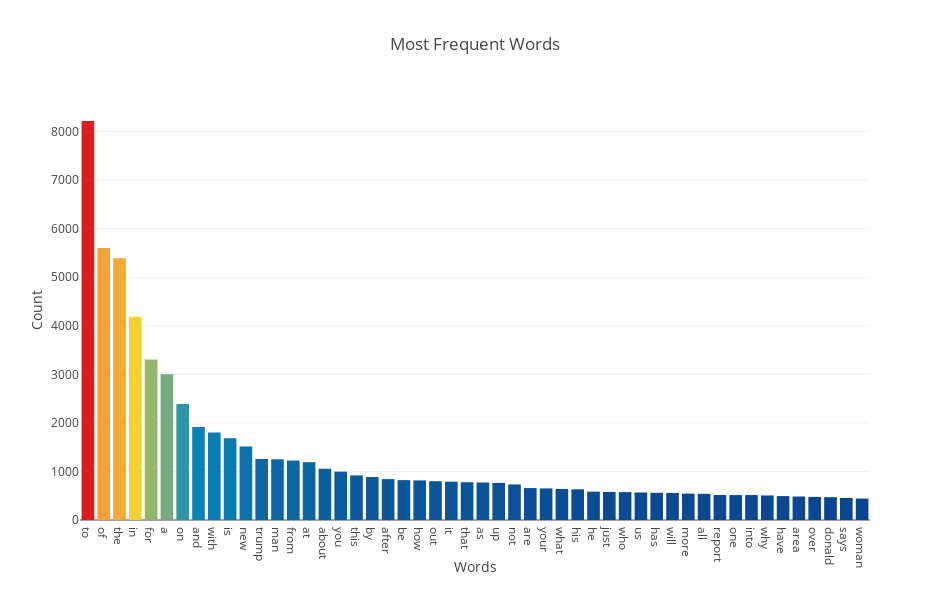

The code cell stored with this chart in its notebook:
### Code cell
trace0 = go.Bar(x = allWords_df['index'][0:50] , y = allWords_df[0][0:50], marker = dict(color = allWords_df[0]
                                                                                   , colorscale = 'Portland')
                                                                                , name = 'Top 50 Frequent Headline Words')

data = [trace0]

layout = go.Layout(title = 'Most Frequent Words',
                   width = 950,
                   height = 600,
                   xaxis = dict(title = 'Words', nticks = 50),
                  yaxis= dict(title = 'Count'),)

fig = go.Figure(data, layout)

pyo.offline.iplot(fig)

### Figure 1 — Plotly figure (JSON) as saved in the notebook; plotly's stock layout.template omitted (floating-point values rounded to 4 significant figures; data arrays with more than 128 entries replaced by an {"elided": "..."} marker saying what was removed)
{"data": [{"marker": {"color": {"elided": "28391 int values"}, "colorscale": "Portland"}, "name": "Top 50 Frequent Headline Words", "type": "bar", "uid": "9d941ad7-8a29-4ac3-b781-8fa4e7da2578", "x": ["to", "of", "the", "in", "for", "a", "on", "and", "with", "is", "new", "trump", "man", "from", "at", "about", "you", "this", "by", "after", "be", "how", "out", "it", "that", "as", "up", "not", "are", "your", "what", "his", "he", "just", "who", "us", "has", "will", "more", "all", "report", "one", "into", "why", "have", "area", "over", "donald", "says", "woman"], "y": [8219, 5605, 5393, 4186, 3305, 3000, 2392, 1915, 1801, 1683, 1516, 1257, 1250, 1225, 1191, 1056, 996, 919, 886, 842, 821, 816, 799, 790, 778, 772, 765, 733, 658, 651, 640, 632, 584, 578, 575, 567, 560, 556, 543, 540, 515, 514, 514, 506, 492, 484, 476, 471, 453, 442]}], "layout": {"height": 600, "title": {"text": "Most Frequent Words"}, "width": 950, "xaxis": {"nticks": 50, "title": {"text": "Words"}}, "yaxis": {"title": {"text": "Count"}}}}
